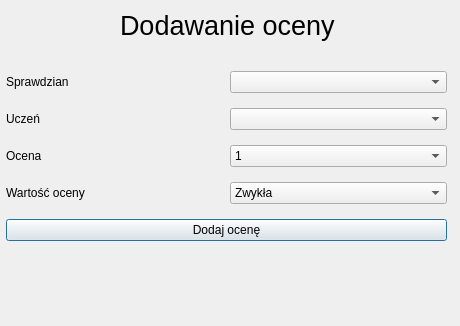
<?xml version="1.0" encoding="UTF-8"?>
<ui version="4.0">
 <class>Dialog</class>
 <widget class="QDialog" name="Dialog">
  <property name="geometry">
   <rect>
    <x>0</x>
    <y>0</y>
    <width>460</width>
    <height>326</height>
   </rect>
  </property>
  <property name="windowTitle">
   <string>Dialog</string>
  </property>
  <widget class="QLabel" name="label">
   <property name="geometry">
    <rect>
     <x>120</x>
     <y>10</y>
     <width>221</width>
     <height>31</height>
    </rect>
   </property>
   <property name="font">
    <font>
     <pointsize>20</pointsize>
    </font>
   </property>
   <property name="text">
    <string>Dodawanie oceny</string>
   </property>
  </widget>
  <widget class="QLabel" name="label_5">
   <property name="geometry">
    <rect>
     <x>20</x>
     <y>290</y>
     <width>401</width>
     <height>17</height>
    </rect>
   </property>
   <property name="text">
    <string/>
   </property>
  </widget>
  <widget class="QWidget" name="layoutWidget">
   <property name="geometry">
    <rect>
     <x>6</x>
     <y>62</y>
     <width>441</width>
     <height>191</height>
    </rect>
   </property>
   <layout class="QGridLayout" name="gridLayout">
    <item row="0" column="0">
     <widget class="QLabel" name="label_2">
      <property name="text">
       <string>Sprawdzian</string>
      </property>
     </widget>
    </item>
    <item row="0" column="1">
     <widget class="QComboBox" name="comboBox"/>
    </item>
    <item row="1" column="0">
     <widget class="QLabel" name="label_3">
      <property name="text">
       <string>Uczeń</string>
      </property>
     </widget>
    </item>
    <item row="1" column="1">
     <widget class="QComboBox" name="comboBox_2"/>
    </item>
    <item row="2" column="0">
     <widget class="QLabel" name="label_4">
      <property name="text">
       <string>Ocena</string>
      </property>
     </widget>
    </item>
    <item row="2" column="1">
     <widget class="QComboBox" name="comboBox_3">
      <item>
       <property name="text">
        <string>1</string>
       </property>
      </item>
      <item>
       <property name="text">
        <string>1+</string>
       </property>
      </item>
      <item>
       <property name="text">
        <string>2-</string>
       </property>
      </item>
      <item>
       <property name="text">
        <string>2</string>
       </property>
      </item>
      <item>
       <property name="text">
        <string>2+</string>
       </property>
      </item>
      <item>
       <property name="text">
        <string>3-</string>
       </property>
      </item>
      <item>
       <property name="text">
        <string>3</string>
       </property>
      </item>
      <item>
       <property name="text">
        <string>3+</string>
       </property>
      </item>
      <item>
       <property name="text">
        <string>4-</string>
       </property>
      </item>
      <item>
       <property name="text">
        <string>4</string>
       </property>
      </item>
      <item>
       <property name="text">
        <string>4+</string>
       </property>
      </item>
      <item>
       <property name="text">
        <string>5-</string>
       </property>
      </item>
      <item>
       <property name="text">
        <string>5</string>
       </property>
      </item>
      <item>
       <property name="text">
        <string>5+</string>
       </property>
      </item>
      <item>
       <property name="text">
        <string>6-</string>
       </property>
      </item>
      <item>
       <property name="text">
        <string>6</string>
       </property>
      </item>
     </widget>
    </item>
    <item row="3" column="0">
     <widget class="QLabel" name="label_6">
      <property name="text">
       <string>Wartość oceny</string>
      </property>
     </widget>
    </item>
    <item row="3" column="1">
     <widget class="QComboBox" name="comboBox_4">
      <item>
       <property name="text">
        <string>Zwykła</string>
       </property>
      </item>
      <item>
       <property name="text">
        <string>Semestralna</string>
       </property>
      </item>
      <item>
       <property name="text">
        <string>Końcowa</string>
       </property>
      </item>
     </widget>
    </item>
    <item row="4" column="0" colspan="2">
     <widget class="QPushButton" name="pushButton">
      <property name="text">
       <string>Dodaj ocenę</string>
      </property>
     </widget>
    </item>
   </layout>
  </widget>
 </widget>
 <resources/>
 <connections/>
</ui>
